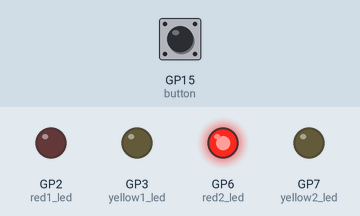
A program run on a simulated Raspberry Pi Pico running MicroPython. On the bench: output pins drawn as LEDs (lit = HIGH). Dashed ring = blinking. The inputs (shaded band) are chosen by the test bench; at power-on: GP15 (button) HIGH.

Above: at 1.2 s.
1.3 s: GP15 (button) pulled LOW for 0.15 s
At 1.8 s:
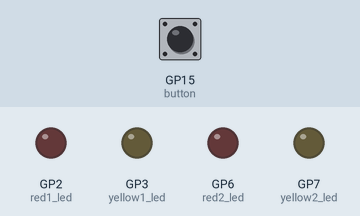
4.4 s: GP15 (button) pulled LOW for 1 s
At 6.4 s:
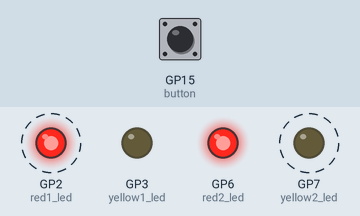
8.4 s: GP15 (button) pulled LOW for 0.15 s
11.5 s: GP15 (button) pulled LOW for 3.2 s
At 12.4 s:
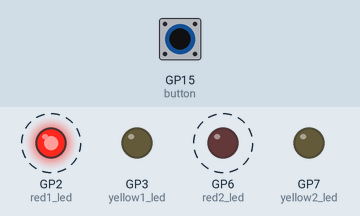
Timing chart, 0 to 17.2 s (numbered marks = the images above; inputs shaded):
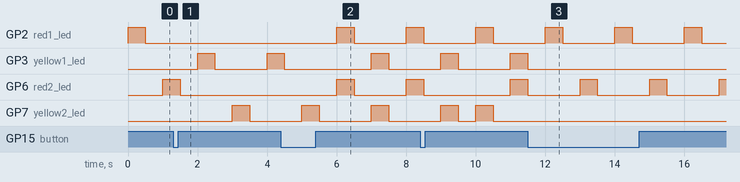

Measured:
- after the input at 1.3 s, GP2 (red1_led): stays LOW (without the input it goes to HIGH after 0.70 s); GP3 (yellow1_led): LOW → HIGH after 0.70 s, → LOW 0.50 s later, → HIGH 1.5 s later; GP6 (red2_led): goes on until 1.5 s, then stays LOW; GP7 (yellow2_led): LOW → HIGH after 1.7 s, → LOW 0.50 s later
- after the input at 4.4 s, GP2 (red1_led), GP6 (red2_led): LOW → HIGH after 1.6 s, → LOW 0.50 s later, → HIGH 1.5 s later
- after the input at 11.5 s, GP3 (yellow1_led): goes on until 11.5 s, then stays LOW; GP7 (yellow2_led): stops changing and stays LOW

The program:

prob03.py
```python
import machine
import time
import _thread as thread

# Define GPIO pins
red1, yellow1, green1 = 2, 3, 4
red2, yellow2, green2 = 6, 7, 8
button_pin = 15

# Initialize GPIO pins
red1_led = machine.Pin(red1, machine.Pin.OUT)
yellow1_led = machine.Pin(yellow1, machine.Pin.OUT)
red2_led = machine.Pin(red2, machine.Pin.OUT)
yellow2_led = machine.Pin(yellow2, machine.Pin.OUT)
button = machine.Pin(button_pin, machine.Pin.IN, machine.Pin.PULL_UP)

# Variable to indicate the current LED operation
current_operation = 'a'

def flash_red_both_directions():
    while current_operation == 'a':
        red1_led.value(1)
        time.sleep(0.5)
        red1_led.value(0)
        time.sleep(0.5)

        red2_led.value(1)
        time.sleep(0.5)
        red2_led.value(0)
        time.sleep(0.5)

def flash_yellow_both_directions():
    while current_operation == 'b':
        yellow1_led.value(1)
        time.sleep(0.5)
        yellow1_led.value(0)
        time.sleep(0.5)

        yellow2_led.value(1)
        time.sleep(0.5)
        yellow2_led.value(0)
        time.sleep(0.5)

def flash_red_horizontal_yellow_vertical():
    while current_operation == 'c':
        red1_led.value(1)
        red2_led.value(1)
        time.sleep(0.5)
        red1_led.value(0)
        red2_led.value(0)
        time.sleep(0.5)

        yellow1_led.value(1)
        yellow2_led.value(1)
        time.sleep(0.5)
        yellow1_led.value(0)
        yellow2_led.value(0)
        time.sleep(0.5)

def swap_directions():
    while current_operation == 'd':
        red1_led.value(1)
        yellow2_led.value(1)
        time.sleep(0.5)
        red1_led.value(0)
        yellow2_led.value(0)
        time.sleep(0.5)

        yellow1_led.value(1)
        red2_led.value(1)
        time.sleep(0.5)
        yellow1_led.value(0)
        red2_led.value(0)
        time.sleep(0.5)

# Function to handle button press
def button_pressed(pin):
    global current_operation

    if current_operation == 'a':
        current_operation = 'b'
    elif current_operation == 'b':
        current_operation = 'c'
    elif current_operation == 'c':
        current_operation = 'd'
    elif current_operation == 'd':
        current_operation = 'a'

# Set up button interrupt
button.irq(trigger=machine.Pin.IRQ_FALLING, handler=button_pressed)

# Main loop
while True:
    if current_operation == 'a':
        flash_red_both_directions()
    elif current_operation == 'b':
        flash_yellow_both_directions()
    elif current_operation == 'c':
        flash_red_horizontal_yellow_vertical()
    elif current_operation == 'd':
        swap_directions()
```
